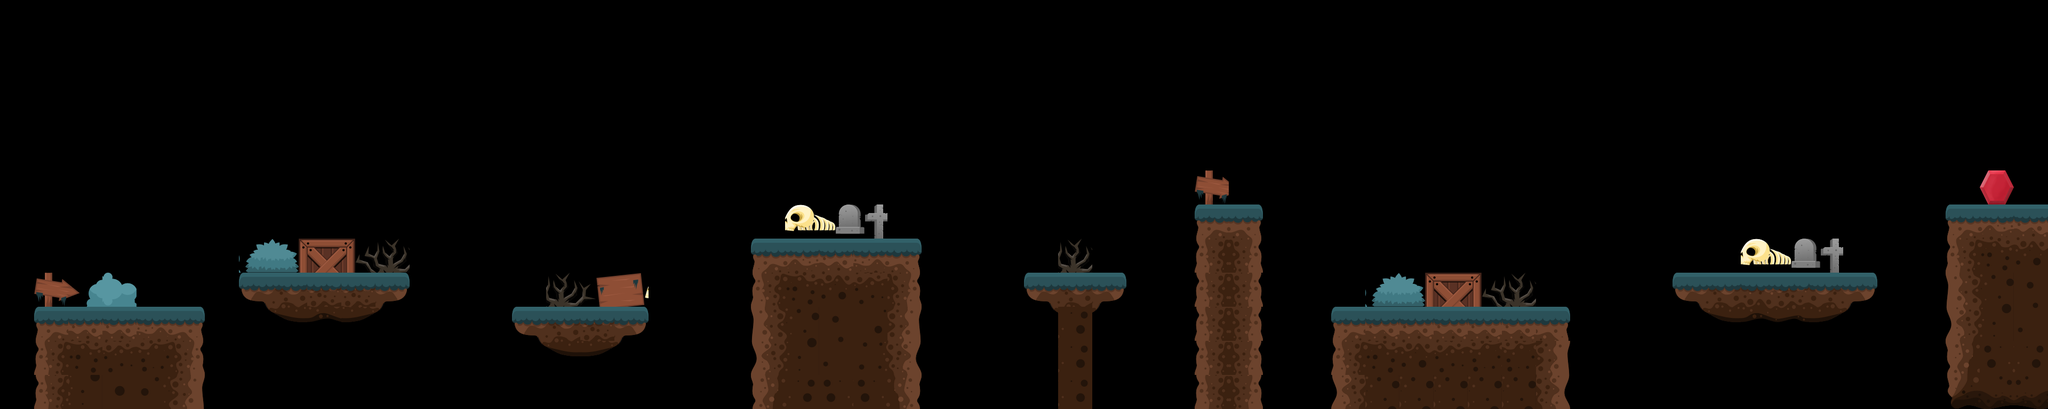

The image is a tile-based game level rendered from a .tmx file. Its description and complete source (layers, tilesets, objects, tile grids) follow:
An orthogonal 60x12 tile map with 64x64 px tiles, 1 tile layer (Tile Layer 1), 3 tilesets and 45 objects.

<map version="1.4" tiledversion="1.4.3" orientation="orthogonal" renderorder="right-down" width="60" height="12" tilewidth="64" tileheight="64" infinite="0" nextlayerid="16" nextobjectid="278">
 <editorsettings>
  <export target="level2.lua" format="lua" />
 </editorsettings>
 <tileset firstgid="1" name="mylove2" tilewidth="64" tileheight="64" tilecount="72" columns="36">
  <image source="spritesheet (9).png" width="2314" height="128" />
 </tileset>
 <tileset firstgid="73" name="Gem" tilewidth="64" tileheight="64" tilecount="5" columns="5">
  <image source="spritesheet (12).png" width="360" height="64" />
 </tileset>
 <tileset firstgid="78" name="collectibles" tilewidth="32" tileheight="32" tilecount="18" columns="18">
  <image source="spritesheet (13).png" width="576" height="32" />
 </tileset>
 <layer id="1" name="Tile Layer 1" width="60" height="12">
  <data encoding="csv">
0,0,0,0,0,0,0,0,0,0,0,0,0,0,0,0,0,0,0,0,0,0,0,0,0,0,0,0,0,0,0,0,0,0,0,0,0,0,0,0,0,0,0,0,0,0,0,0,0,0,0,0,0,0,0,0,0,0,0,0,
0,0,0,0,0,0,0,0,0,0,0,0,0,0,0,0,0,0,0,0,0,0,0,0,0,0,0,0,0,0,0,0,0,0,0,0,0,0,0,0,0,0,0,0,0,0,0,0,0,0,0,0,0,0,0,0,0,0,0,0,
0,0,0,0,0,0,0,0,0,0,0,0,0,0,0,0,0,0,0,0,0,0,0,0,0,0,0,0,0,0,0,0,0,0,0,0,0,0,0,0,0,0,0,0,0,0,0,0,0,0,0,0,0,0,0,0,0,0,0,0,
0,0,0,0,0,0,0,0,0,0,0,0,0,0,0,0,0,0,0,0,0,0,0,0,0,0,0,0,0,0,0,0,0,0,0,0,0,0,0,0,0,0,0,0,0,0,0,0,0,0,0,0,0,0,0,0,0,0,0,0,
0,0,0,0,0,0,0,0,0,0,0,0,0,0,0,0,0,0,0,0,0,0,0,0,0,0,0,0,0,0,0,0,0,0,0,0,0,0,0,0,0,0,0,0,0,0,0,0,0,0,0,0,0,0,0,0,0,0,0,0,
0,0,0,0,0,0,0,0,0,0,0,0,0,0,0,0,0,0,0,0,0,0,0,0,0,0,0,0,0,0,0,0,0,0,0,23,0,0,0,0,0,0,0,0,0,0,0,0,0,0,0,0,0,0,0,0,0,0,76,0,
0,0,0,0,0,0,0,0,0,0,0,0,0,0,0,0,0,0,0,0,0,0,0,34,35,36,0,0,0,0,0,0,0,0,0,1,6,0,0,0,0,0,0,0,0,0,0,0,0,0,0,0,0,0,0,0,0,1,2,3,
0,0,0,0,0,0,0,27,28,29,30,31,0,0,0,0,0,0,0,0,0,0,1,2,3,5,6,0,0,0,0,31,0,0,0,37,42,0,0,0,0,0,0,0,0,0,0,0,0,0,0,34,35,36,0,0,0,37,38,39,
0,23,24,26,0,0,0,17,18,20,20,22,0,0,0,0,31,32,33,0,0,0,37,38,39,40,42,0,0,0,17,18,22,0,0,37,42,0,0,0,27,28,29,30,31,0,0,0,0,17,18,19,20,21,22,0,0,7,8,9,
0,1,3,3,5,6,0,53,54,55,57,58,0,0,0,17,18,20,22,0,0,0,7,8,9,10,12,0,0,0,53,14,58,0,0,37,42,0,0,1,3,3,3,3,3,6,0,0,0,53,54,55,56,57,58,0,0,43,44,45,
0,37,38,40,41,42,0,0,0,0,0,0,0,0,0,53,54,57,58,0,0,0,43,44,45,47,48,0,0,0,0,14,0,0,0,37,42,0,0,37,38,39,40,41,41,12,0,0,0,0,0,0,0,0,0,0,0,13,15,14,
0,37,44,46,11,12,0,0,0,0,0,0,0,0,0,0,0,0,0,0,0,0,13,14,15,15,16,0,0,0,0,14,0,0,0,37,42,0,0,43,8,8,8,8,8,48,0,0,0,0,0,0,0,0,0,0,0,49,50,51
</data>
 </layer>
 <objectgroup id="11" name="Gem">
  <object id="149" x="3712" y="320" width="64" height="64" />
 </objectgroup>
 <objectgroup id="12" name="Start" />
 <objectgroup id="8" name="Platforms">
  <object id="132" x="64" y="576" width="256" height="192" />
  <object id="133" x="448" y="512" width="320" height="64" />
  <object id="134" x="960" y="576" width="256" height="64" />
  <object id="135" x="1408" y="448" width="320" height="320" />
  <object id="136" x="1920" y="512" width="192" height="256" />
  <object id="137" x="2240" y="384" width="128" height="384" />
  <object id="138" x="2496" y="576" width="448" height="192" />
  <object id="139" x="3136" y="512" width="384" height="64" />
  <object id="140" x="3648" y="384" width="192" height="384" />
  <object id="148" x="320" y="576" width="64" height="192" />
 </objectgroup>
 <objectgroup id="10" name="Enemies">
  <object id="141" x="448" y="448" width="64" height="64" />
  <object id="143" x="1408" y="384" width="64" height="64" />
  <object id="144" x="2624" y="512" width="64" height="64" />
  <object id="145" x="3392" y="448" width="64" height="64" />
  <object id="245" x="1536" y="-384" />
 </objectgroup>
 <objectgroup id="15" name="Coins">
  <object id="246" x="256" y="320" width="64" height="64">
   <ellipse />
  </object>
  <object id="247" x="320" y="320" width="64" height="64">
   <ellipse />
  </object>
  <object id="248" x="448" y="256" width="64" height="64">
   <ellipse />
  </object>
  <object id="249" x="512" y="192" width="64" height="64">
   <ellipse />
  </object>
  <object id="250" x="576" y="256" width="64" height="64">
   <ellipse />
  </object>
  <object id="251" x="704" y="256" width="64" height="64">
   <ellipse />
  </object>
  <object id="252" x="896" y="320" width="64" height="64">
   <ellipse />
  </object>
  <object id="256" x="960" y="320" width="64" height="64">
   <ellipse />
  </object>
  <object id="257" x="1024" y="320" width="64" height="64">
   <ellipse />
  </object>
  <object id="258" x="1088" y="320" width="64" height="64">
   <ellipse />
  </object>
  <object id="259" x="1344" y="192" width="64" height="64">
   <ellipse />
  </object>
  <object id="260" x="1408" y="128" width="64" height="64">
   <ellipse />
  </object>
  <object id="261" x="1472" y="128" width="64" height="64">
   <ellipse />
  </object>
  <object id="262" x="1536" y="128" width="64" height="64">
   <ellipse />
  </object>
  <object id="263" x="1600" y="192" width="64" height="64">
   <ellipse />
  </object>
  <object id="264" x="1792" y="256" width="64" height="64">
   <ellipse />
  </object>
  <object id="265" x="1920" y="320" width="64" height="64">
   <ellipse />
  </object>
  <object id="266" x="2240" y="128" width="64" height="64">
   <ellipse />
  </object>
  <object id="267" x="2304" y="128" width="64" height="64">
   <ellipse />
  </object>
  <object id="268" x="2560" y="320" width="64" height="64">
   <ellipse />
  </object>
  <object id="269" x="2624" y="320" width="64" height="64">
   <ellipse />
  </object>
  <object id="270" x="2688" y="320" width="64" height="64">
   <ellipse />
  </object>
  <object id="271" x="3008" y="320" width="64" height="64">
   <ellipse />
  </object>
  <object id="272" x="3072" y="256" width="64" height="64">
   <ellipse />
  </object>
  <object id="273" x="3136" y="192" width="64" height="64">
   <ellipse />
  </object>
  <object id="274" x="3200" y="192" width="64" height="64">
   <ellipse />
  </object>
  <object id="275" x="3264" y="192" width="64" height="64">
   <ellipse />
  </object>
  <object id="276" x="3328" y="192" width="64" height="64">
   <ellipse />
  </object>
  <object id="277" x="3392" y="256" width="64" height="64">
   <ellipse />
  </object>
 </objectgroup>
</map>